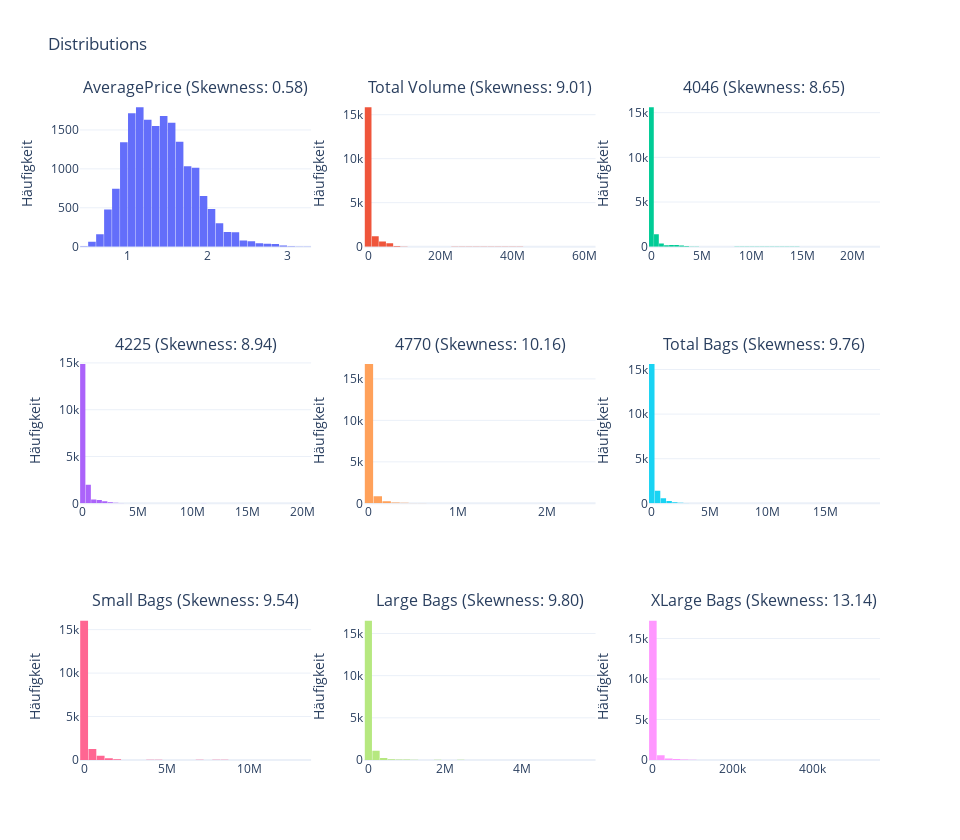

Notebook cell for this chart:
### Code cell
numeric_columns = ["AveragePrice", "Total Volume", "4046", "4225", "4770", "Total Bags", "Small Bags", "Large Bags", "XLarge Bags"]

show_dist(df_avocado, numeric_columns, rows=3, cols=3)

### Figure 1 — Plotly figure (JSON) as saved in the notebook; plotly's stock layout.template omitted (floating-point values rounded to 4 significant figures; data arrays with more than 128 entries replaced by an {"elided": "..."} marker saying what was removed)
{"data": [{"nbinsx": 50, "showlegend": false, "type": "histogram", "x": {"elided": "18249 float values"}, "xaxis": "x", "yaxis": "y"}, {"nbinsx": 50, "showlegend": false, "type": "histogram", "x": {"elided": "18249 float values"}, "xaxis": "x2", "yaxis": "y2"}, {"nbinsx": 50, "showlegend": false, "type": "histogram", "x": {"elided": "18249 float values"}, "xaxis": "x3", "yaxis": "y3"}, {"nbinsx": 50, "showlegend": false, "type": "histogram", "x": {"elided": "18249 float values"}, "xaxis": "x4", "yaxis": "y4"}, {"nbinsx": 50, "showlegend": false, "type": "histogram", "x": {"elided": "18249 float values"}, "xaxis": "x5", "yaxis": "y5"}, {"nbinsx": 50, "showlegend": false, "type": "histogram", "x": {"elided": "18249 float values"}, "xaxis": "x6", "yaxis": "y6"}, {"nbinsx": 50, "showlegend": false, "type": "histogram", "x": {"elided": "18249 float values"}, "xaxis": "x7", "yaxis": "y7"}, {"nbinsx": 50, "showlegend": false, "type": "histogram", "x": {"elided": "18249 float values"}, "xaxis": "x8", "yaxis": "y8"}, {"nbinsx": 50, "showlegend": false, "type": "histogram", "x": {"elided": "18249 float values"}, "xaxis": "x9", "yaxis": "y9"}], "layout": {"annotations": [{"font": {"size": 16}, "showarrow": false, "text": "AveragePrice (Skewness: 0.58)", "x": 0.1444, "xanchor": "center", "xref": "paper", "y": 1, "yanchor": "bottom", "yref": "paper"}, {"font": {"size": 16}, "showarrow": false, "text": "Total Volume (Skewness: 9.01)", "x": 0.5, "xanchor": "center", "xref": "paper", "y": 1, "yanchor": "bottom", "yref": "paper"}, {"font": {"size": 16}, "showarrow": false, "text": "4046 (Skewness: 8.65)", "x": 0.8556, "xanchor": "center", "xref": "paper", "y": 1, "yanchor": "bottom", "yref": "paper"}, {"font": {"size": 16}, "showarrow": false, "text": "4225 (Skewness: 8.94)", "x": 0.1444, "xanchor": "center", "xref": "paper", "y": 0.6111, "yanchor": "bottom", "yref": "paper"}, {"font": {"size": 16}, "showarrow": false, "text": "4770 (Skewness: 10.16)", "x": 0.5, "xanchor": "center", "xref": "paper", "y": 0.6111, "yanchor": "bottom", "yref": "paper"}, {"font": {"size": 16}, "showarrow": false, "text": "Total Bags (Skewness: 9.76)", "x": 0.8556, "xanchor": "center", "xref": "paper", "y": 0.6111, "yanchor": "bottom", "yref": "paper"}, {"font": {"size": 16}, "showarrow": false, "text": "Small Bags (Skewness: 9.54)", "x": 0.1444, "xanchor": "center", "xref": "paper", "y": 0.2222, "yanchor": "bottom", "yref": "paper"}, {"font": {"size": 16}, "showarrow": false, "text": "Large Bags (Skewness: 9.80)", "x": 0.5, "xanchor": "center", "xref": "paper", "y": 0.2222, "yanchor": "bottom", "yref": "paper"}, {"font": {"size": 16}, "showarrow": false, "text": "XLarge Bags (Skewness: 13.14)", "x": 0.8556, "xanchor": "center", "xref": "paper", "y": 0.2222, "yanchor": "bottom", "yref": "paper"}], "bargap": 0.05, "height": 840, "title": {"text": "Distributions"}, "width": 960, "xaxis": {"anchor": "y", "domain": [0, 0.2889]}, "xaxis2": {"anchor": "y2", "domain": [0.3556, 0.6444]}, "xaxis3": {"anchor": "y3", "domain": [0.7111, 1]}, "xaxis4": {"anchor": "y4", "domain": [0, 0.2889]}, "xaxis5": {"anchor": "y5", "domain": [0.3556, 0.6444]}, "xaxis6": {"anchor": "y6", "domain": [0.7111, 1]}, "xaxis7": {"anchor": "y7", "domain": [0, 0.2889]}, "xaxis8": {"anchor": "y8", "domain": [0.3556, 0.6444]}, "xaxis9": {"anchor": "y9", "domain": [0.7111, 1]}, "yaxis": {"anchor": "x", "domain": [0.7778, 1], "title": {"text": "Häufigkeit"}}, "yaxis2": {"anchor": "x2", "domain": [0.7778, 1], "title": {"text": "Häufigkeit"}}, "yaxis3": {"anchor": "x3", "domain": [0.7778, 1], "title": {"text": "Häufigkeit"}}, "yaxis4": {"anchor": "x4", "domain": [0.3889, 0.6111], "title": {"text": "Häufigkeit"}}, "yaxis5": {"anchor": "x5", "domain": [0.3889, 0.6111], "title": {"text": "Häufigkeit"}}, "yaxis6": {"anchor": "x6", "domain": [0.3889, 0.6111], "title": {"text": "Häufigkeit"}}, "yaxis7": {"anchor": "x7", "domain": [0, 0.2222], "title": {"text": "Häufigkeit"}}, "yaxis8": {"anchor": "x8", "domain": [0, 0.2222], "title": {"text": "Häufigkeit"}}, "yaxis9": {"anchor": "x9", "domain": [0, 0.2222], "title": {"text": "Häufigkeit"}}}}
